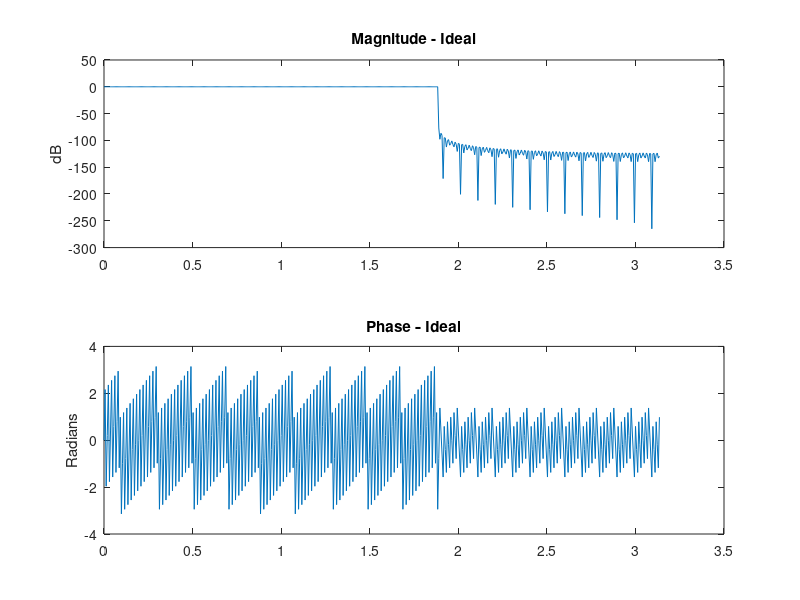
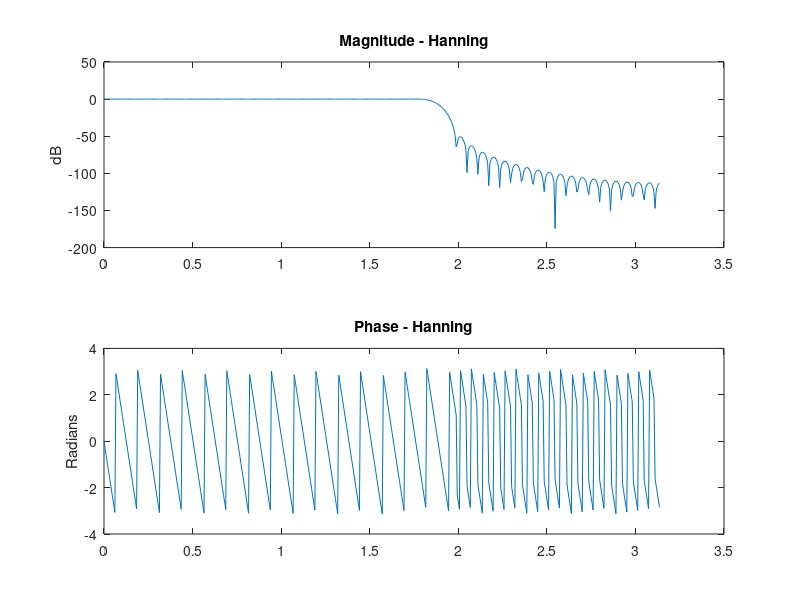
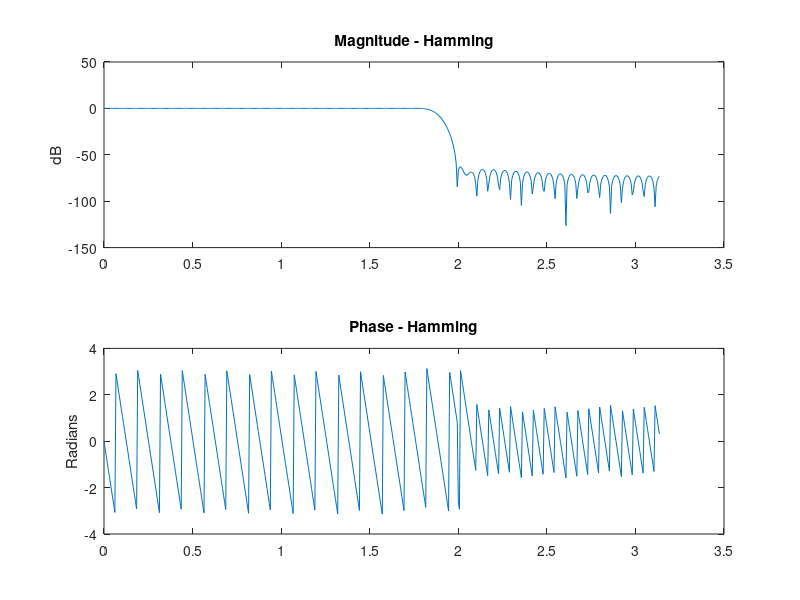
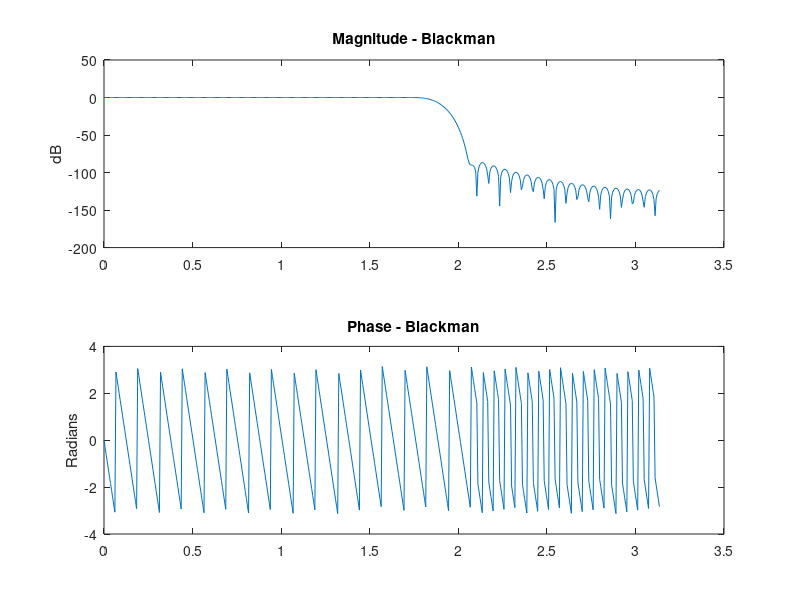

These figures' MATLAB source, in order:
%% Startup and Globals

clear all
clc

n = -100000:100000;
h = zeros(1,length(n));

for i=1:length(n)
    if n(i) == 0
        h(i) = 1;
    else
        h(i) = sin(0.6*pi*n(i))/(0.6*pi*n(i));
    end
end

% This step ensures the DC gain of the filter is 0 (no change to DC
% signals).

gain = sum(h);
h = h./gain;

%% Hanning Window

hann_N = 100;
w_hann = zeros(1,hann_N);
h_hann = zeros(1,hann_N);
midpoint = ceil(length(n)/2);
window_start = midpoint - ceil(hann_N/2) - 1;

for i=1:hann_N
    w_hann(i) = 0.5 - 0.5*cos(2*pi*n(i)/hann_N);
    h_hann(i) = w_hann(i)*h(i+ window_start);
end

% This step ensures the DC gain of the filter is 0 (no change to DC
% signals).

gain = sum(h_hann);
h_hann = h_hann./gain;

%% Hamming Window

hamm_N = 100;
w_hamm = zeros(1,hamm_N);
h_hamm = zeros(1,hamm_N);
window_start = midpoint - ceil(hamm_N/2) - 1;

for i=1:hamm_N
    w_hamm(i) = 0.54 - 0.46*cos(2*pi*n(i)/hamm_N);
    h_hamm(i) = w_hamm(i)*h(i + window_start);
end

% This step ensures the DC gain of the filter is 0 (no change to DC
% signals).

gain = sum(h_hamm);
h_hamm = h_hamm./gain;

%% Blackman Window

black_N = 100;
w_black = zeros(1,black_N);
h_black = zeros(1,black_N);
window_start = midpoint - ceil(black_N/2) - 1;

for i=1:black_N
    w_black(i) = 0.42 - 0.5*cos(2*pi*n(i)/black_N) + 0.08*cos(4*pi*n(i)/black_N);
    h_black(i) = w_black(i)*h(i + window_start);
end

% This step ensures the DC gain of the filter is 0 (no change to DC
% signals).

gain = sum(h_black);
h_black = h_black./gain;

%% Comparing Frequency Responses

% Freqz will easily calculate the frequency response of an FIR filter.

[a, b] = freqz(h);
[a_hann, b_hann] = freqz(h_hann);
[a_hamm, b_hamm] = freqz(h_hamm);
[a_black, b_black] = freqz(h_black);
close all;

%% Plot results and save

figure;
hold on;
subplot(2,1,1);
plot(b,10*log(abs(a)));
title('Magnitude - Ideal');
ylabel('dB');
subplot(2,1,2);
phase = atan2(imag(a),real(a));
plot(b,phase);
title('Phase - Ideal');
ylabel('Radians');
saveas(gcf,'Filter Comparison 1','jpg');

figure;
subplot(2,1,1);
plot(b,10*log(abs(abs(a_hann))));
title('Magnitude - Hanning');
ylabel('dB');
subplot(2,1,2);
phase = atan2(imag(a_hann),real(a_hann));
plot(b,phase);
title('Phase - Hanning');
ylabel('Radians');
saveas(gcf,'Filter Comparison 2','jpg');

figure;
subplot(2,1,1);
plot(b,10*log(abs(abs(a_hamm))));
title('Magnitude - Hamming');
ylabel('dB');
subplot(2,1,2);
phase = atan2(imag(a_hamm),real(a_hamm));
plot(b,phase);
title('Phase - Hamming');
ylabel('Radians');
saveas(gcf,'Filter Comparison 3','jpg');

figure;
subplot(2,1,1);
plot(b,10*log(abs(abs(a_black))));
title('Magnitude - Blackman');
ylabel('dB');
subplot(2,1,2);
phase = atan2(imag(a_black),real(a_black));
plot(b,phase);
title('Phase - Blackman');
ylabel('Radians');

saveas(gcf,'Filter Comparison 4','jpg');

%close all;